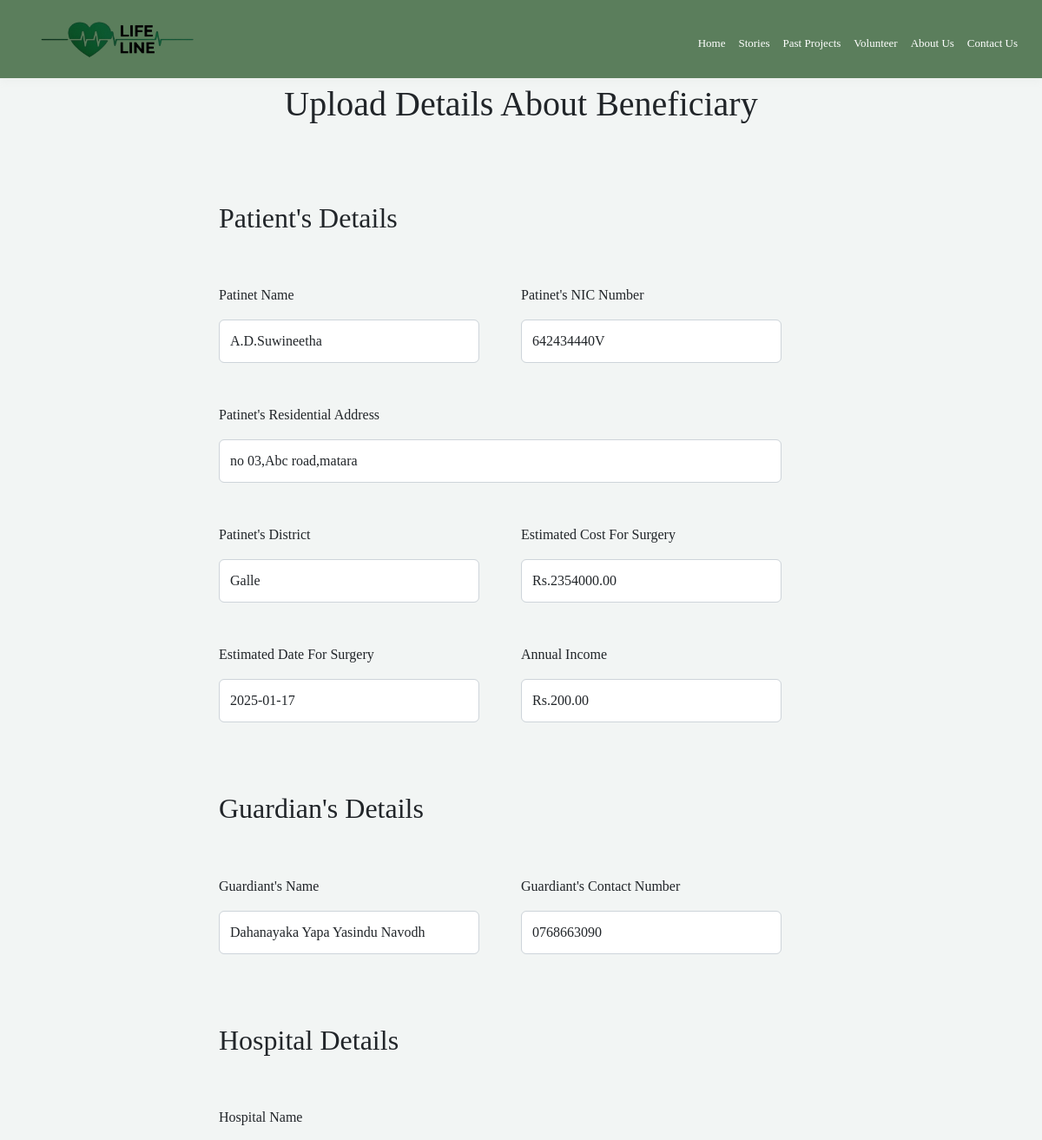
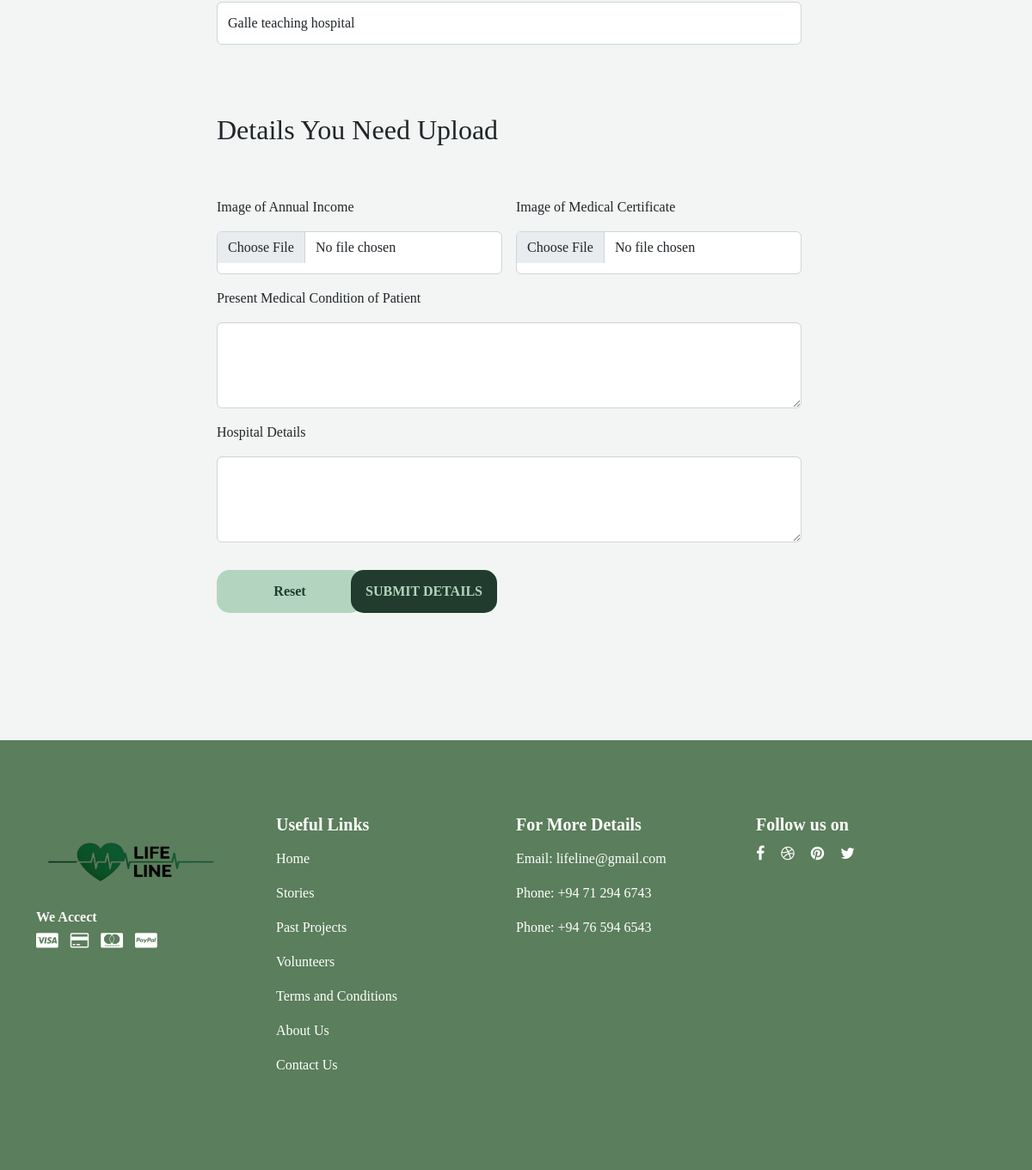
Screenshot of /Volunteer_pannel/beneficiary_details.php?benificiaryId=24 with the database file from the repository (2 pictures, top to bottom).
### tables this page shows
CREATE TABLE IF NOT EXISTS `benificiary` (
  `benificiaryId` int NOT NULL AUTO_INCREMENT,
  `patientName` varchar(200) DEFAULT NULL,
  `nicNo` varchar(128) NOT NULL,
  `address` varchar(225) NOT NULL,
  `district` varchar(128) NOT NULL,
  `oprationType` varchar(128) NOT NULL,
  `estimatedDate` date NOT NULL,
  `amount` varchar(128) NOT NULL,
  `annual_Income` varchar(100) NOT NULL,
  `age` varchar(10) NOT NULL,
  `gardian_No` int NOT NULL,
  `gardian_Name` varchar(128) NOT NULL,
  `hospital_Name` varchar(128) NOT NULL,
  `intro` varchar(200) NOT NULL,
  `userId` int DEFAULT NULL,
  `weightedValue` float NOT NULL,
  `created_At` datetime NOT NULL DEFAULT CURRENT_TIMESTAMP,
  `image` longblob,
  PRIMARY KEY (`benificiaryId`),
  UNIQUE KEY `userId` (`userId`)
);

### Volunteer_pannel/beneficiary_details.php (the view, shortened to what this page needs)
<?php
class BenificiaryDetails
{
    private $conn;
    public function __construct($conn)
    {
        $this->conn = $conn;
    }
    public function getBenificiaryDetails($benificiaryId)
    {
        try {
            $query = "SELECT *
                    FROM benificiary
                    WHERE benificiaryId = :benificiaryId";
            $pstmt = $this->conn->prepare($query);
            $pstmt->bindParam(':benificiaryId', $benificiaryId, PDO::PARAM_STR);
            $pstmt->execute();
            return $pstmt->fetch(PDO::FETCH_ASSOC);
        } catch (PDOException $e) {
            return "Error: " . $e->getMessage();
        }
    }
}
$benificiaryId = isset($_GET['benificiaryId']) ? $_GET['benificiaryId'] : null;
try {
    $dbConnector = new DbConnector();
    $conn = $dbConnector->getConnection();
    $benificiaryDetails = new BenificiaryDetails($conn);
    $details = $benificiaryDetails->getBenificiaryDetails($benificiaryId);
} catch (PDOException $e) {
    echo "<p class='text-danger'>Database Error: " . $e->getMessage() . "</p>";
    exit;
}
?>
<!DOCTYPE html>
<html lang="en">
<head>
    <link rel="stylesheet" href="css/UploadDetails.css">
    <link rel="stylesheet" href="css/style.css">
    <link href="https://cdn.jsdelivr.net/npm/bootstrap@5.3.3/dist/css/bootstrap.min.css" rel="stylesheet">
    <link rel="stylesheet" href="https://cdnjs.cloudflare.com/ajax/libs/twitter-bootstrap/5.2.0/css/bootstrap.min.css">
    <link rel="stylesheet" href="https://cdnjs.cloudflare.com/ajax/libs/font-awesome/4.7.0/css/font-awesome.min.css">
</head>
<body style="font-family: Cambria, Cochin, Georgia, Times, 'Times New Roman', serif;">
    <div>
        <nav class="navbar navbar-expand-lg  vh-10 overflow-hidden fixed-top" id="nav-color">
            <a href="../Project1/Afterindex.php" id="logo-img"><img src="images/Logobr.png" alt=""></a>
            <div class="container ">
                <div class="sidebar offcanvas offcanvas-start" tabindex="-1" id="offcanvasNavbar" aria-labelledby="offcanvasNavbarLabel">
                    <div div class="offcanvas-body">
                        <ul class="navbar-nav justify-content-end flex-grow-1 pe-3">
                            <li class="menu-item">
                                <a class="navlink" href="../Project1/Afterindex.php">Home </a>
                            </li>
                            <li class="menu-item">
                                <a class="navlink" href="../Project1/Stories.php">Stories </a>
                            </li>
                            <li class="menu-item">
                                <a class="navlink" href="../Project1/past_project.php">Past Projects</a>
                            </li>
                            <li class="menu-item">
                                <a class="navlink" href="../Project1/Volunteer.php">Volunteer</a>
                            </li>
                            <li class="menu-item">
                                <a class="navlink" href="../Project1/About.php">About Us</a>
                            </li>
                            <li class="menu-item">
                                <a class="navlink" href="../Project1/Contact_us.php">Contact Us</a>
                            </li>
                        </ul>
                    </div>
                </div>
            </div>
        </nav>
    </div>
    <div class="formsection pt-5 " style="padding-left: 20%;padding-right: 20%;">
        <h1 class="text-center pt-5 pt-3">Upload Details About Beneficiary</h1>
        <div class="container ">
            <div class="heading">
                <h2>Patient's Details</h2>
            </div>
            <form class="row g-5 col-12 ">
                <div class="col-md-6">
                    <p>Patinet Name</p>
                    <input type="text" class="form-control" id="patientName" value="<?php echo htmlspecialchars($details['patientName']); ?>" readonly>
                </div>
                <div class="col-md-6">
                    <p>Patinet's NIC Number</p>
                    <input type="text" class="form-control" id="nic" value="<?php echo htmlspecialchars($details['nicNo']); ?>" readonly>
                </div>
                <div class="col-12">
                    <p>Patinet's Residential Address</p>
                    <input type="text" class="form-control" id="address" value="<?php echo htmlspecialchars($details['address']); ?>" readonly>
                </div>
                <div class="col-md-6">
                    <p>Patinet's District</p>
                    <input type="text" class="form-control" id="district" value="<?php echo htmlspecialchars($details['district']); ?>" readonly>
                </div>
                <div class="col-md-6">
                    <p>Estimated Cost For Surgery</p>
                    <input type="text" class="form-control" id="cost" value="Rs.<?php echo htmlspecialchars($details['amount']); ?>.00" readonly>
                </div>
                <div class="col-md-6">
                    <p>Estimated Date For Surgery</p>
                    <input type="text" class="form-control" id="date" value="<?php echo htmlspecialchars($details['estimatedDate']); ?>" readonly>
                </div>
                <div class="col-md-6">
                    <p>Annual Income</p>
                    <input type="text" class="form-control" id="date" value="Rs.<?php echo htmlspecialchars($details['annual_Income']); ?>.00" readonly>
                </div>
            </form>
            <div class="heading">
                <h2 class="">Guardian's Details</h2>
            </div>
            <from class="row g-5 col-12">
                <div class="col-md-6">
                    <p>Guardiant's Name</p>
                    <input type="text" class="form-control" id="guardiantName" value="<?php echo htmlspecialchars($details['gardian_Name']); ?>" readonly>
                </div>
                <div class="col-md-6">
                    <p>Guardiant's Contact Number</p>
                    <input type="text" class="form-control" id="contactNumber" value="0<?php echo htmlspecialchars($details['gardian_No']); ?>" readonly>
                </div>
            </from>
            <div class="heading">
                <h2 class="">Hospital Details</h2>
            </div>
            <from class="row g-3 col-12">
                <div class="col-md-12">
                    <p>Hospital Name</p>
                    <input type="text" class="form-control" id="contactNumber" value="<?php echo htmlspecialchars($details['hospital_Name']); ?>" readonly>
                </div>
            </from>
            <div class="heading">
                <h2 class="">Details You Need Upload</h2>
            </div>
            <form class="row g-3 col-12 uploaddetails" action="" method="POST" enctype="multipart/form-data">
                <div class="col-md-6">
                    <p>Image of Annual Income</p>
                    <input type="file" class="form-control" id="incomecertificate" name="incomecertificate" required>
                </div>
                <div class="col-md-6">
                    <p>Image of Medical Certificate</p>
                    <input type="file" class="form-control" id="medicalcertificate" name="medicalcertificate" required>
                </div>
                <div class="col-md-12">
                    <p>Present Medical Condition of Patient</p>
                    <textarea class="form-control" id="condition" style="height: 100px" id="medical_condition" name="medical_condition" required></textarea>
                </div>
                <div class="col-md-12">
                    <p>Hospital Details</p>
                    <textarea class="form-control" id="hospital_details" style="height: 100px" id="hospital_details" name="hospital_details" required></textarea>
                </div>
                <div class="col-md-2 pt-3 pb-5 pe-3">
                    <button type="reset" class="button-reset ">Reset</button>
                </div>
                <div class="col-md-2 pt-3 pb-5 ps-5">
                    <button type="submit" class="button-submit ">SUBMIT DETAILS</button>
                </div>
            </form>
        </div>
    </div>
    <footer>
        <div class="container">
            <div class="row row-cols-1 row-cols-xl-4 g-0">
                <div class="col-lg-6 col-sm-6">
                    <div class="single-box">
                        <img src="images/Logobr.png" alt="">
                        <h3>We Accect</h3>
                        <div class="card-area">
                            <i class="fa fa-cc-visa"></i>
                            <i class="fa fa-credit-card"></i>
                            <i class="fa fa-cc-mastercard"></i>
                            <i class="fa fa-cc-paypal"></i>
                        </div>
                    </div>
                </div>
                <div class="col-lg-3 col-sm-6">
                    <div class="single-box">
                        <h2>Useful Links</h2>
                        <ul>
                            <li><a href="../Project1/Afterindex.php">Home</a></li>
                            <li><a href="../Project1/Stories.php">Stories</a></li>
                            <li><a href="../Project1/past_project.php">Past Projects</a></li>
                            <li><a href="../Project1/Volunteer.php">Volunteers</a></li>
                            <li><a href="../Project1/tearmsandcondition.php">Terms and Conditions</a></li>
                            <li><a href="../Project1/About.php">About Us</a></li>
                            <li><a href="../Project1/Contact_us.php">Contact Us</a></li>
                        </ul>
                    </div>
                </div>
                <div class="col-lg-3 col-sm-6">
                    <div class="single-box">
                        <h2>For More Details</h2>
                        <ul>
                            <li><a href="#">Email: lifeline@gmail.com</a></li>
                            <li><a href="#">Phone: +94 71 294 6743</a></li>
                            <li><a href="#">Phone: +94 76 594 6543</a></li>
                        </ul>
                    </div>
                </div>
                <div class="col-lg-3 col-sm-6">
                    <div class="single-box">
                        <h2>Follow us on</h2>
                        <p class="socials">
                            <i class="fa fa-facebook"></i>
                            <i class="fa fa-dribbble"></i>
                            <i class="fa fa-pinterest"></i>
                            <i class="fa fa-twitter"></i>
                        </p>
                    </div>
                </div>
            </div>
        </div>
    </footer>
    <link rel="stylesheet" href="https://cdnjs.cloudflare.com/ajax/libs/twitter-bootstrap/5.2.0/js/bootstrap.min.js">
</body>
</html>

### Volunteer_pannel/css/UploadDetails.css (style rules this page uses)
* { box-sizing: border-box; }
:root { --font-base:Poppins; }
body { background-color: #f2f2f0; }
h1 { padding-top: 10px; text-align: center; font-family: var(--font-base); }
input,textarea { padding: 5px; height: 50px; }
.button-submit { width: 170px; height: 50px; border-radius: 15px; font-weight: bold; color:#b3d5bf; background-color: #213c2e; border: none; }
.button-reset { width: 170px; height: 50px; border-radius: 15px; font-weight: bold; color:#213c2e; background-color: #b3d5bf; border: none; }
.formsection { padding-left: 20%; padding-right: 20%; padding-top: 100px; padding-bottom: 100px; justify-content: center; align-items: center; font-family: Cambria, Cochin, Georgia, Times, 'Times New Roman', serif; background-color: #f2f5f4; }
.heading { padding-top: 80px; padding-bottom: 50px; }

### Volunteer_pannel/css/style.css (style rules this page uses)
* { box-sizing: border-box; }
:root { --font-base:Poppins; }
.navbar { height: 90px; font-size: large; font-family: Cambria, Cochin, Georgia, Times, 'Times New Roman', serif; margin-top: 0px; text-indent: 25px; box-shadow: 0 4px 8px rgba(194, 194, 194, 0.1); padding-right: 5%; }
.navbar img { width:200px; height:100px; margin-left: 30px; }
#nav-color { background-color: #5b7e5c; transition: background-color 0.3s, height 0.3s; height:90px; transition: background-color 0.3s, height 0.3s, box-shadow 0.3s; }
.navlink { color: white; font-weight: 500; text-decoration: none; padding-left: 10px; padding-bottom: 5px; position: relative; }
.navlink::after { content: ''; display: block; width: 0; height: 2px; background: rgb(37, 53, 37); transition: width 0.3s; position: absolute; bottom: 0; left: 0; }
.menu-item { padding-top: 10px; }
.offcanvas-body { background-color: #5b7e5c; }
footer { background: #5b7e5c; padding-top: 0; padding: 86px 0; font-family: Cambria, Cochin, Georgia, Times, 'Times New Roman', serif; }
.single-box p { color: #fff; line-height: 1.9; }
.single-box h3 { font-size: 16px; font-weight: 700; color: #fff; }
.single-box .card-area i { color: #ffffff; font-size: 20px; margin-right: 10px; }
.single-box ul { list-style: none; padding: 0; }
.single-box ul li a { text-decoration: none; color: #fff; line-height: 2.5; font-weight: 100; }
.single-box h2 { color: #fff; font-size: 20px; font-weight: 700; }
.single-box img { height: 110px; width: 220px; }
.socials i { font-size: 18px; margin-right: 15px; }
@media (min-width: 990px) and (max-width: 1342px) { [class*="col-"] { width: 100%; } }
@media (min-width: 990px) and (max-width: 1342px) { .navbar { height: 90px; font-family: Cambria, Cochin, Georgia, Times, 'Times New Roman', serif; margin-top: 0px; text-indent: 5px; box-shadow: 0 4px 8px rgba(194, 194, 194, 0.1); padding-right: 5%; font-size: small; } }

### rows the page displays
benificiary: patientName "A.D.Suwineetha", nicNo "642434440V", address "no 03,Abc road,matara", district "Galle", amount "Rs.2354000.00", estimatedDate "2025-01-17", annual_Income "Rs.200.00", gardian_Name "Dahanayaka Yapa Yasindu Navodh", gardian_No "0768663090", hospital_Name "Galle teaching hospital"
